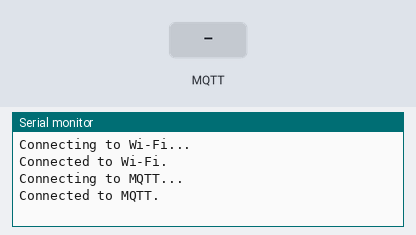
Bench run of a sketch on a simulated ESP8266 (NodeMCU). On the bench: the last lines printed to the serial monitor. The inputs (shaded band) are chosen by the test bench. WiFi joins after 1.5 s; servers stay silent unless stated; no MQTT or app messages arrive unless stated.

Above: at 2.4 s.
2.5 s: MQTT message "on" arrives on the first subscribed topic
At 3.7 s:
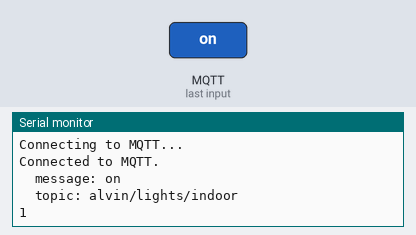
4.0 s: MQTT message "alvin/lights/indoor" arrives on the first subscribed topic
At 5.1 s:
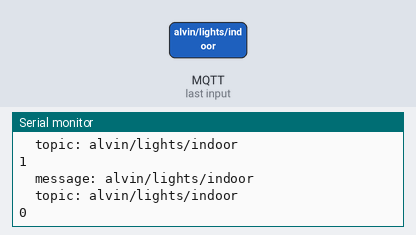
5.5 s: MQTT message "alvin/device/ota" arrives on the first subscribed topic
At 6.3 s:
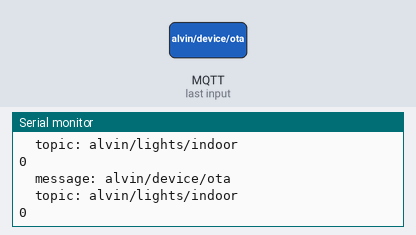
7.0 s: MQTT message "1" arrives on the first subscribed topic
At 7.4 s:
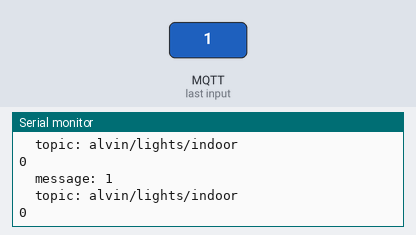
8.5 s: MQTT message "off" arrives on the first subscribed topic
At 9.7 s:
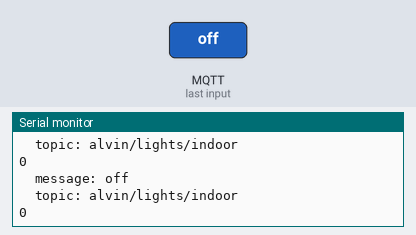
10.0 s: MQTT message "on" arrives on the second subscribed topic
At 10.9 s:
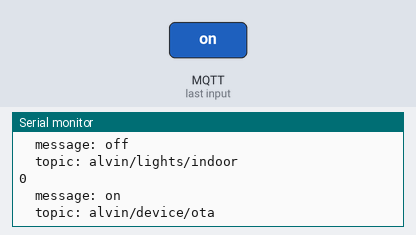

Measured:
- after the input at 2.5 s, the serial monitor: prints a new line at once (image 1)
- after the input at 4.0 s, the serial monitor: prints a new line at once (image 2)
- after the input at 5.5 s, the serial monitor: prints a new line at once (image 3)
- after the input at 7.0 s, the serial monitor: prints a new line at once (image 4)
- after the input at 8.5 s, the serial monitor: prints a new line at once (image 5)
- after the input at 10.0 s, the serial monitor: prints a new line at once (image 6)

The sketch:

home_esp8266.ino
```cpp
#include "definitions.h"

void setup() {
  Serial.begin(115200);
  Serial.println();
  Serial.println();

  wifiConnectHandler = WiFi.onStationModeGotIP(onWifiConnect);
  wifiDisconnectHandler = WiFi.onStationModeDisconnected(onWifiDisconnect);

  mqttClient.onConnect(onMqttConnect);
  mqttClient.onDisconnect(onMqttDisconnect);
  mqttClient.onMessage(onMqttMessage);
  mqttClient.setServer(MQTT_HOST, MQTT_PORT);

  connectToWifi();

}

void loop() {
  if(handleOTA){
    ArduinoOTA.handle();
  }

}
```

definitions.h
```cpp
#define INDOOR_LIGHT 0
#define MQTT_LED 2

#define WIFI_SSID "My_Wi-Fi"
#define WIFI_PASSWORD "my-awesome-password"

bool mqttConnected = false;
bool handleOTA = false;

#include <ESP8266WiFi.h>
#include <ESP8266mDNS.h>
#include <WiFiUdp.h>
#include <ArduinoOTA.h>
#include <AsyncMqttClient.h>
#include <Ticker.h>
#include "functions.h"


#define MQTT_HOST IPAddress(0, 0, 0, 0)
#define MQTT_PORT 1883

AsyncMqttClient mqttClient;
Ticker mqttReconnectTimer;

WiFiEventHandler wifiConnectHandler;
WiFiEventHandler wifiDisconnectHandler;
Ticker wifiReconnectTimer;
```

functions.h
```cpp
bool stringToBool(String string){
  if(string == "on"){
    return true;
  }else{
     return false;
  }
}
```

mqtt.ino
```cpp
void connectToMqtt() {
  Serial.println("Connecting to MQTT...");
  mqttClient.connect();
}

void onMqttConnect(bool sessionPresent) {
  Serial.println("Connected to MQTT.");
  uint16_t packetIdSub = mqttClient.subscribe("alvin/lights/indoor", 2);
  mqttClient.subscribe("alvin/device/ota", 2);
  mqttConnected = true;
}

void onMqttDisconnect(AsyncMqttClientDisconnectReason reason) {
  Serial.println("Disconnected from MQTT.");
   mqttConnected = false;
  if (WiFi.isConnected()) {
    mqttReconnectTimer.once(2, connectToMqtt);
  }
}


void onMqttMessage(char* topic, char* payload, AsyncMqttClientMessageProperties properties, size_t len, size_t index, size_t total) {
  String messageTemp;
  for (int i = 0; i < len; i++) {

    messageTemp += (char)payload[i];
  }
  Serial.print("  message: ");
  Serial.println(messageTemp);
  Serial.print("  topic: ");
  Serial.println(topic);
  if(String(topic).indexOf("alvin/lights/indoor") >= 0) {
       digitalWrite(INDOOR_LIGHT,!stringToBool(messageTemp));
       Serial.println(stringToBool(messageTemp));
    }else if(String(topic).indexOf("alvin/device/ota") >= 0){
      handleOTA = stringToBool(messageTemp);
    }
}
```

wifi.ino
```cpp
void connectToWifi() {
  Serial.println("Connecting to Wi-Fi...");
  WiFi.begin(WIFI_SSID, WIFI_PASSWORD);
}

void onWifiConnect(const WiFiEventStationModeGotIP& event) {
  Serial.println("Connected to Wi-Fi.");
  connectToMqtt();
}

void onWifiDisconnect(const WiFiEventStationModeDisconnected& event) {
  Serial.println("Disconnected from Wi-Fi.");
  mqttReconnectTimer.detach(); // ensure we don't reconnect to MQTT while reconnecting to Wi-Fi
  wifiReconnectTimer.once(2, connectToWifi);
}
```

ota_config.ino
```cpp
void configOTA(){
  ArduinoOTA.onStart([]() {
    String type;
    if (ArduinoOTA.getCommand() == U_FLASH) {
      type = "sketch";
    } else { // U_FS
      type = "filesystem";
    }

    // NOTE: if updating FS this would be the place to unmount FS using FS.end()
    Serial.println("Start updating " + type);
  });
  ArduinoOTA.onEnd([]() {
    Serial.println("\nEnd");
  });
  ArduinoOTA.onProgress([](unsigned int progress, unsigned int total) {
    Serial.printf("Progress: %u%%\r", (progress / (total / 100)));
  });
  ArduinoOTA.onError([](ota_error_t error) {
    Serial.printf("Error[%u]: ", error);
    if (error == OTA_AUTH_ERROR) {
      Serial.println("Auth Failed");
    } else if (error == OTA_BEGIN_ERROR) {
      Serial.println("Begin Failed");
    } else if (error == OTA_CONNECT_ERROR) {
      Serial.println("Connect Failed");
    } else if (error == OTA_RECEIVE_ERROR) {
      Serial.println("Receive Failed");
    } else if (error == OTA_END_ERROR) {
      Serial.println("End Failed");
    }
  });
  ArduinoOTA.begin();
  Serial.println("Ready");
  Serial.print("IP address: ");
  Serial.println(WiFi.localIP());
}
```
